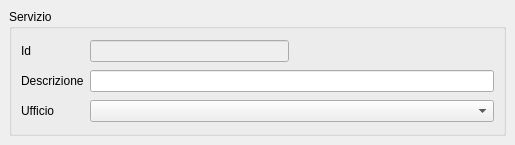
<?xml version="1.0" encoding="UTF-8"?>
<ui version="4.0">
 <class>MainWindow</class>
 <widget class="QMainWindow" name="MainWindow">
  <property name="geometry">
   <rect>
    <x>0</x>
    <y>0</y>
    <width>515</width>
    <height>145</height>
   </rect>
  </property>
  <property name="windowTitle">
   <string>Servizi</string>
  </property>
  <property name="searchcolumns" stdset="0">
   <string>descrizione</string>
  </property>
  <widget class="QWidget" name="centralwidget">
   <layout class="QVBoxLayout" name="verticalLayout">
    <item>
     <widget class="QGroupBox" name="groupBox">
      <property name="title">
       <string>Servizio</string>
      </property>
      <layout class="QGridLayout" name="gridLayout">
       <item row="2" column="0">
        <widget class="QLabel" name="label_3">
         <property name="text">
          <string>Ufficio</string>
         </property>
        </widget>
       </item>
       <item row="2" column="1" colspan="2">
        <widget class="com.axiastudio.pypapi.ui.widgets.PyPaPiComboBox" name="comboBox">
         <property name="column" stdset="0">
          <string>ufficio</string>
         </property>
        </widget>
       </item>
       <item row="1" column="0">
        <widget class="QLabel" name="label_2">
         <property name="text">
          <string>Descrizione</string>
         </property>
        </widget>
       </item>
       <item row="0" column="1">
        <widget class="QLineEdit" name="lineEdit">
         <property name="enabled">
          <bool>false</bool>
         </property>
         <property name="column" stdset="0">
          <string>id</string>
         </property>
        </widget>
       </item>
       <item row="0" column="0">
        <widget class="QLabel" name="label">
         <property name="text">
          <string>Id</string>
         </property>
        </widget>
       </item>
       <item row="0" column="2">
        <spacer name="horizontalSpacer">
         <property name="orientation">
          <enum>Qt::Horizontal</enum>
         </property>
         <property name="sizeHint" stdset="0">
          <size>
           <width>188</width>
           <height>20</height>
          </size>
         </property>
        </spacer>
       </item>
       <item row="1" column="1" colspan="2">
        <widget class="QLineEdit" name="lineEdit_2">
         <property name="column" stdset="0">
          <string>descrizione</string>
         </property>
        </widget>
       </item>
      </layout>
     </widget>
    </item>
   </layout>
  </widget>
 </widget>
 <customwidgets>
  <customwidget>
   <class>com.axiastudio.pypapi.ui.widgets.PyPaPiComboBox</class>
   <extends>QComboBox</extends>
   <header>pypapicombobox.h</header>
  </customwidget>
 </customwidgets>
 <resources/>
 <connections/>
</ui>
